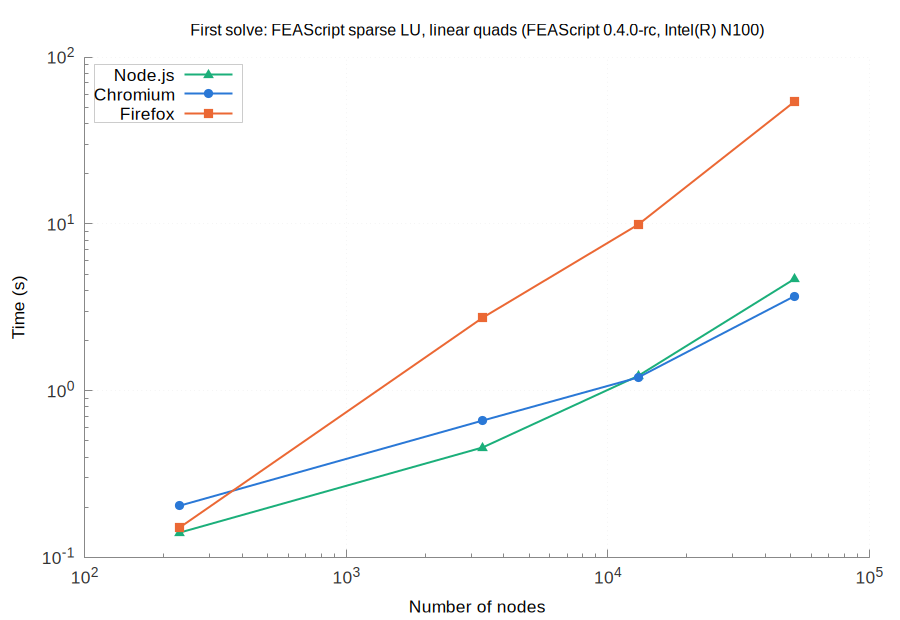

Generate this figure with gnuplot:
set terminal pngcairo size 900,620 font 'Arial,13'
set border 3 lc rgb '#888888'; set tics nomirror tc rgb '#333333'
set grid lc rgb '#e6e6e6' lw 1; set key top left box lc rgb '#cccccc' opaque
set logscale xy; set format y '10^{%L}'; set format x '10^{%L}'
set output 'browsers_FEAScript_sparse_LU_linear_quads_first.png'
set title 'First solve: FEAScript sparse LU, linear quads (FEAScript 0.4.0-rc, Intel(R) N100)' font 'Arial,12'
set xlabel 'Number of nodes'
set ylabel 'Time (s)'
plot 'browsers_FEAScript_sparse_LU_linear_quads_first_node.dat' u 1:2 w lp lw 2 pt 9 ps 1.2 lc rgb '#1baf7a' t 'Node.js', \
     'browsers_FEAScript_sparse_LU_linear_quads_first_chromium.dat' u 1:2 w lp lw 2 pt 7 ps 1.2 lc rgb '#2a78d6' t 'Chromium', \
     'browsers_FEAScript_sparse_LU_linear_quads_first_firefox.dat' u 1:2 w lp lw 2 pt 5 ps 1.2 lc rgb '#eb6834' t 'Firefox'
